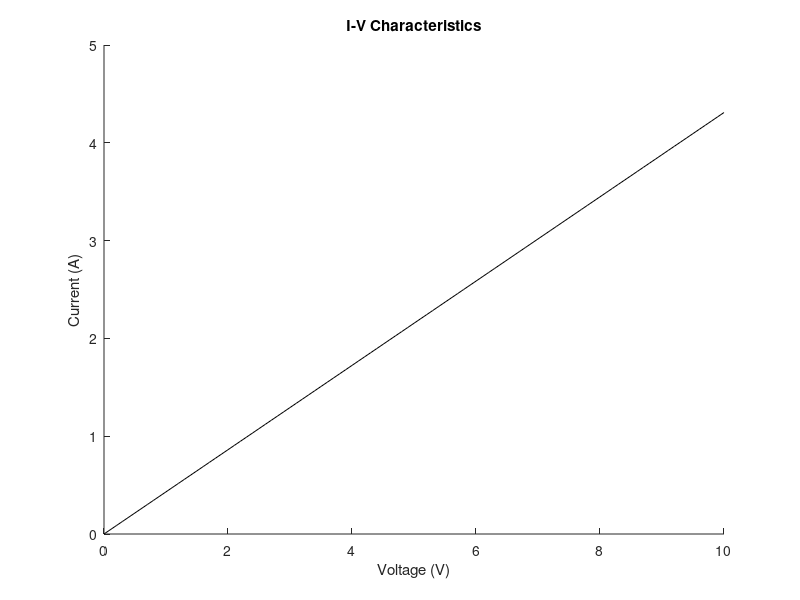

Recreate this plot in MATLAB. (Note: this script raises an error after producing the figure.)
%Question 3

clear
clc
% NumElec = 200;
nx = 20;
ny = 40;
% Vx = 0.8;
Vy = 0;
delx = 0.05e-7;
dely = 0.05e-7;
Acond = 1;
Bcond = 10E-2;
oldCurr = 0;

for Vx = 0.1:0.1:10
G = sparse(nx*ny,nx*ny);
Vv = zeros(nx*ny,1);
V = zeros(nx,ny);
B = zeros((nx*ny),1);

x = linspace(0,2e-7,40);
y = linspace(0,1e-7,20);
[X,Y] = meshgrid(x,y);


%Part 2 from assignment 2

cMap = zeros(nx, ny);

cMap = zeros(nx, ny);

for j = 1:ny
    for i = 1:nx
        cMap(i,j) = Acond;
        if ((j<((2/3)*ny))&&((j>((1/3)*ny))&&(i<((1/3)*nx))))|| ((j<((2/3)*ny))&&((j>((1/3)*ny))&&(i>((2/3)*nx))))
            cMap(i,j) = Bcond;
        end
    end
end
% figure(17)
% surf(X,Y,cMap)    
% title('Conduction Map')
% xlabel('ny Value')
% ylabel('nx Value')

%Initialize Left Boundary Conditions
for i = 1:nx*ny
    B(i,1) = 0;
    B(i,ny) = 0;
end
        
%Set diagonal
for j = 1:ny
    for i = 1:nx
        n = i+(j-1)*nx;
        %Set the Boundary Nodes
        if j == 1
            G(n,:) = 0;
            G(n,n) = 1; 
%             B(n,1) = 0;
            
        elseif j == ny
            G(n,:) = 0;
            G(n,n) = 1;
            B(n,1) = Vx;
            
        elseif i == 1
            %Mapping
            nxm = (i)+(j-2)*nx;
            nxp = (i)+(j)*nx;
            nyp = (i+1)+(j-1)*nx;
            G(n,:) = 0;
            G(n,n) = 1;
            B(n,1) = 0;
            
            rxm = ((cMap(i,j) + cMap(i,j-1))/2);
            rxp = ((cMap(i,j) + cMap(i,j+1))/2);            
            ryp = ((cMap(i,j) + cMap(i+1,j))/2);

            G(n,n) = -(rxp+rxm+ryp);
            G(n,nxm) = rxm;
            G(n,nyp) = ryp;
            G(n,nxp) = rxp;
            
        elseif i == nx
            %Mapping
            nym = (i-1)+(j-1)*nx;
            nxp = (i)+(j)*nx;
            nxm = (i)+(j-2)*nx;
            G(n,:) = 0;
            G(n,n) = 1;
            B(n,1) = 0;
            
            rxm = ((cMap(i,j) + cMap(i,j-1))/2);
            rxp = ((cMap(i,j) + cMap(i,j+1))/2);            
            rym = ((cMap(i,j) + cMap(i-1,j))/2);

            G(n,n) = -(rxm+rym+rxp);
            G(n,nym) = rym;
            G(n,nxm) = rxm;
            G(n,nxp) = rxp;            

        else
            %Mapping
            nym = (i-1)+(j-1)*nx;
            nyp = (i+1)+(j-1)*nx;
            nxm = (i)+(j-2)*nx;
            nxp = (i)+(j)*nx;

            rym = ((cMap(i,j) + cMap(i-1,j))/2);
            ryp = ((cMap(i,j) + cMap(i+1,j))/2);            
            rxm = ((cMap(i,j) + cMap(i,j-1))/2);        
            rxp = ((cMap(i,j) + cMap(i,j+1))/2);       
      
   
            G(n,n) = -(rxm+rxp+rym+ryp);
            G(n,nym) = rym;
            G(n,nyp) = ryp;
            G(n,nxm) = rxm;
            G(n,nxp) = rxp; 
            B(n,1) = 0;
            


        end
   
    end
end

Vv = G\B;

for j = 1:ny
    for i = 1:nx
        n = i+(j-1)*nx;
        V(i,j) = Vv(n,1);
    end
end

% figure(18)
% surf(X,Y,V)
% title('V Plot')
% xlabel('ny Value')
% ylabel('nx Value')



%Gradient of V
for j = 1:ny
    for i = 1:nx
        if j == 1
            Ex(i,j) = (V(i,j+1)-V(i,j));
        elseif j == ny
            Ex(i,j) = (V(i,j)-V(i,j-1));
        else
            Ex(i,j) = (V(i,j+1)-V(i,j-1))*0.5;
        end
        if i == 1
            Ey(i,j) = (V(i+1,j)-V(i,j));
        elseif i == nx
            Ey(i,j) = (V(i,j)-V(i-1,j));
        else
            Ey(i,j) = (V(i+1,j)-V(i-1,j))*0.5;
        end
    end
end

Ex = -Ex;
Ey = -Ey;
% figure(6)
% surf(X,Y,Ex)
% title('Ex Field')
% xlabel('ny Value')
% ylabel('nx Value')

% figure(7)
% surf(X,Y,Ey)
% title('Ey Field')
% xlabel('ny Value')
% ylabel('nx Value')

E = sqrt(Ex.^2+Ey.^2);
% figure(19)
% surf(X,Y,E)
% title('Total E Field')
% xlabel('ny Value')
% ylabel('nx Value')

eflowx = cMap.*-Ex;
eflowy = cMap.*-Ey;

% figure(9)
% surf(X,Y,eflowx)
% title('Eflow X')
% xlabel('ny Value')
% ylabel('nx Value')
% 
% figure(10)
% surf(X,Y,eflowy)
% title('Eflow Y')
% xlabel('ny Value')
% ylabel('nx Value')


eflow = sqrt(eflowx.^2 + eflowy.^2);

% figure(11)
% surf(X,Y,eflow)
% title('Eflow Total')
% xlabel('ny Value')
% ylabel('nx Value')

C0 = sum(eflowx(1,:));
Cnx = sum(eflowx(nx,:));
Curr = (C0+Cnx)*0.5;

% figure(20)
% quiver(X,Y,Ex,Ey)
% axis ([0 200e-9 0 100e-9])


figure(21)
hold on
plot([(Vx-0.1) Vx],[oldCurr Curr], 'k')
title('I-V Characteristics')
xlabel('Voltage (V)')
ylabel('Current (A)')
hold off
% figure(21)
% hold on
% plot([(m-1)*2 (m)*2],[oldCurr Curr], 'k')
% title('Average Current at Different Bottleneck Widths')
% xlabel('Bottleneck Portion of 10')
% ylabel('Current (A)')
% hold off

oldCurr = Curr;

% pause(0.1)
end

R3 = Vx/Curr;

% 
% G1 = 1/1;
% c = 0.25;
% G2 = 1/2;
% L = 0.2;
% G3 = 1/R3;
% alpha = 100;
% G4 = 1/0.1;
% Go = 1/1000;
% f = linspace(0,1e2,1000);
% s = 2*pi*f;
% s1 = pi;
% V = linspace (-10,10,1000);
% V1old = 0;
% V3old = 0;
% V5old = 0;
% V3Cold = 0;
% V5Cold = 0;
% sold = 0;
% gainold = 0;
% V3CPold = 0;
% V5CPold = 0;
% gainCPold = 0;
% cpOld = 0;
% gainCPV = zeros(1000,1);
% histV5 = zeros(1000,1);
% histC = zeros(1000,1);
% cp = 0.05*randn(1000,1)+0.25;
% for i = 1:1000
%     cp = 0.05*randn(1000,1)+0.25;
%     V1 = V(i);
%     Vin = V1;
% F = [0 0 0 0 0 0 Vin 0];
% F1 = [0 0 0 0 0 0 1 0];
% 
% % X = [V1 V2 V3  V4 V5 IL I_Vin I_V4];
% 
% G = [G1 -G1 0 0 0 0 1 0;
%      -G1 G1+G2 0 0 0 1 0 0;
%      0 0 G3 0 0 -1 0 0;
%      0 0 0 G4 -G4 0 0 1;
%      0 0 0 -G4 G4+Go 0 0 0;
%      0 1 -1 0 0 -1 0 0;
%      1 0 0 0 0 0 0 0;
%      0 0 -alpha*G3 1 0 0 0 0;];
%  
% 
%  
%  C = [s(i)*c -s(i)*c 0 0 0 0 0 0;
%      -s(i)*c s(i)*c 0 0 0 0 0 0;
%      0 0 0 0 0 0 0 0;
%      0 0 0 0 0 0 0 0;
%      0 0 0 0 0 0 0 0;
%      0 0 0 0 0 -s(i)*L 0 0;
%      0 0 0 0 0 0 0 0;
%      0 0 0 0 0 0 0 0;];
% 
% 
% CP = [s1*cp(i) -s1*cp(i) 0 0 0 0 0 0;
%      -s1*cp(i) s1*cp(i) 0 0 0 0 0 0;
%      0 0 0 0 0 0 0 0;
%      0 0 0 0 0 0 0 0;
%      0 0 0 0 0 0 0 0;
%      0 0 0 0 0 -s1*L 0 0;
%      0 0 0 0 0 0 0 0;
%      0 0 0 0 0 0 0 0;];
% 
% 
% 
% 
% 
% 
% 
% 
%     Vin1 = 1;
%     Sols = G\F';
%     V3new = Sols(3);
%     V5new = Sols(5);
%     figure(1)
%     hold on
%     plot([V1old V1],[V3old V3new],'r', [V1old V1],[V5old V5new], 'b')
%     title('V3(R) and Vo(B)')
%     xlabel('Vin (V)')
%     ylabel('V Calculated (V)')
%     
%     V3old = V3new;
%     V5old = V5new;
%     V1old = V1;  
%     
%     
%     
%     
%     
%     CSols = (G+C)\F1';
%     V3Cnew = CSols(3);
%     V5Cnew = CSols(5);
%     gain = V5Cnew/Vin1;
%     
%     figure(2)
%     hold on
%     plot([sold s(i)], [V5Cold V5Cnew],'g',[sold s(i)],[gainold gain],'m')
%     title('Gain Graph')
%     xlabel('Frequency (Hz)')
%     ylabel('Gain (dB)')
% 
%     V3Cold = V3Cnew;
%     V5Cold = V5Cnew;
%     sold = s(i);
%     gainold = gain;
% 
%     
%     
%     CPSols = (G+CP)\F1';
%     V3CPnew = CPSols(3);
%     V5CPnew = CPSols(5);
%     gainCP = V5CPnew/Vin1;
%     
% %     figure(3)
% %     plot([cpOld cp(i)],[gainCPold gainCP],'m')
% %     hold on
%     
%     gainCPV(i) = gainCP;
%     
% 
%     
%     V3CPold = V3CPnew;
%     V5CPold = V5CPnew;
% %     sold = s(i);
%     gainCPold = gainCP;
%     cpOld = cp(i);
%     
%     histV5(i) = V5Cnew;
% %     histC(i) = cp;
% end
%     
% 
% figure(4)
% histogram(gainCPV)
% title('Gain Histogram')
% xlabel('Capacitance (F)')%Not sure if this is actually voltage
% ylabel('Gain (dB)')
% 
% % figure(5)
% % histogram(histV5)
% % 
% figure(6)
% histogram(cp)
% 


























% Question 4

Vin1 = 0;
Vin2 = 0;
Vin3 = 0;
del = 1000;
delt = 0.001;

G1 = 1/1;
c = 0.25;
G2 = 1/2;
L = 0.2;
G3 = 1/R3;
alpha = 100;
G4 = 1/0.1;
Go = 1/1000;
%     f = linspace(0,1e2,1000);
%     s = 2*pi*f;
%     s1 = pi;
%     V = linspace (-10,10,1000);
VinOld = 0;
V3old = 0;
V5old = 0;
V3Cold = 0;
V5Cold = 0;
told = 0;
gainold = 0;
% V3CPold = 0;
% V5CPold = 0;
% gainCPold = 0;
% cpOld = 0;
% gainCPV = zeros(1000,1);
histV5 = zeros(1000,1);
histC = zeros(1000,1);
Sols = [0; 0; 0; 0; 0; 0; 0; 0;];



gPulse = 0.3*randn(1,1000)+1;
figure(4)
histV = histogram(gPulse);
norm = 0;
for i = 1:size(histV.Values)
    if histV.Values(i)> norm
        norm = histV.Values(i);
    end
end
        
        
        
i = 1; 
for time = 0:0.001:1

%     Set Input Signals
%     if(time >= 0.03)
%         Vin1 = 1;   
%         f = (1/0.03);
%         Vin1 = sin(2*pi*f*time);
%     end
    
    
    
    if(time>=0.06)
        
        i = i +0.1;
        if i> size(histV.Values)
            Vin1 = 0;
        else
            Vin1 = (histV.Values(floor(i)))/norm;
        end
    else 
        Vin1 = 0;
    end
    
    
    
    

    
 

    % X = [V1 V2 V3  V4 V5 IL I_Vin I_V4];

    G = [G1 -G1 0 0 0 0 1 0;
         -G1 G1+G2 0 0 0 1 0 0;
         0 0 G3 0 0 -1 0 0;
         0 0 0 G4 -G4 0 0 1;
         0 0 0 -G4 G4+Go 0 0 0;
         0 1 -1 0 0 -1 0 0;
         1 0 0 0 0 0 0 0;
         0 0 -alpha*G3 1 0 0 0 0;];



     C = [(1/(delt))*c -(1/(delt))*c 0 0 0 0 0 0;
         -(1/(delt))*c (1/(delt))*c 0 0 0 0 0 0;
         0 0 0 0 0 0 0 0;
         0 0 0 0 0 0 0 0;
         0 0 0 0 0 0 0 0;
         0 0 0 0 0 -(1/(delt))*L 0 0;
         0 0 0 0 0 0 0 0;
         0 0 0 0 0 0 0 0;];



   
    
    Vin = Vin1;
    F = [0; 0; 0; 0; 0; 0; Vin; 0;];
    Fu = C*(Sols);
    delF = Fu+F;



%     Vin1 = 1;
%     V5old = Sols(5);
%     V3old = Sols(3);
    
    Sols = (G+C)\delF;
    V3new = Sols(3);
    V5new = Sols(5);
    figure(5)
    hold on
    plot([told time],[VinOld Vin1],'r', [told time],[V5old V5new], 'g')
    title('Vin(R) and Vo(G)')
    xlabel('Time (s)')
    ylabel('V Calculated (V)')
    
%     V3old = V3new;
    V5old = V5new;
    VinOld = Vin1;  
    told = time;
    
    
    
    
%     CSols = (G+C)\F1';
%     V3Cnew = CSols(3);
%     V5Cnew = CSols(5);
%     gain = V5Cnew/Vin1;
%     
%     figure(4)
%     hold on
%     plot([told time], [V5Cold V5Cnew],'g',[told time],[gainold gain],'m')
%     title('Gain Graph')
%     xlabel('Time (s)')
%     ylabel('Gain (dB)')
% 
%     V3Cold = V3Cnew;
%     V5Cold = V5Cnew;
%     told = time;
%     gainold = gain;

    
    
%     CPSols = (G+CP)\F1';
%     V3CPnew = CPSols(3);
%     V5CPnew = CPSols(5);
%     gainCP = V5CPnew/Vin1;
%     
% %     figure(3)
% %     plot([cpOld cp(i)],[gainCPold gainCP],'m')
% %     hold on
%     
%     gainCPV(i) = gainCP;
%     
% 
%     
%     V3CPold = V3CPnew;
%     V5CPold = V5CPnew;
% %     sold = s(i);
%     gainCPold = gainCP;
%     cpOld = cp(i);
    
%     histV5(i) = V5Cnew;
%     histC(i) = cp;
   
    
    
    
   
time
end



fft(C)
fftshift(C)
